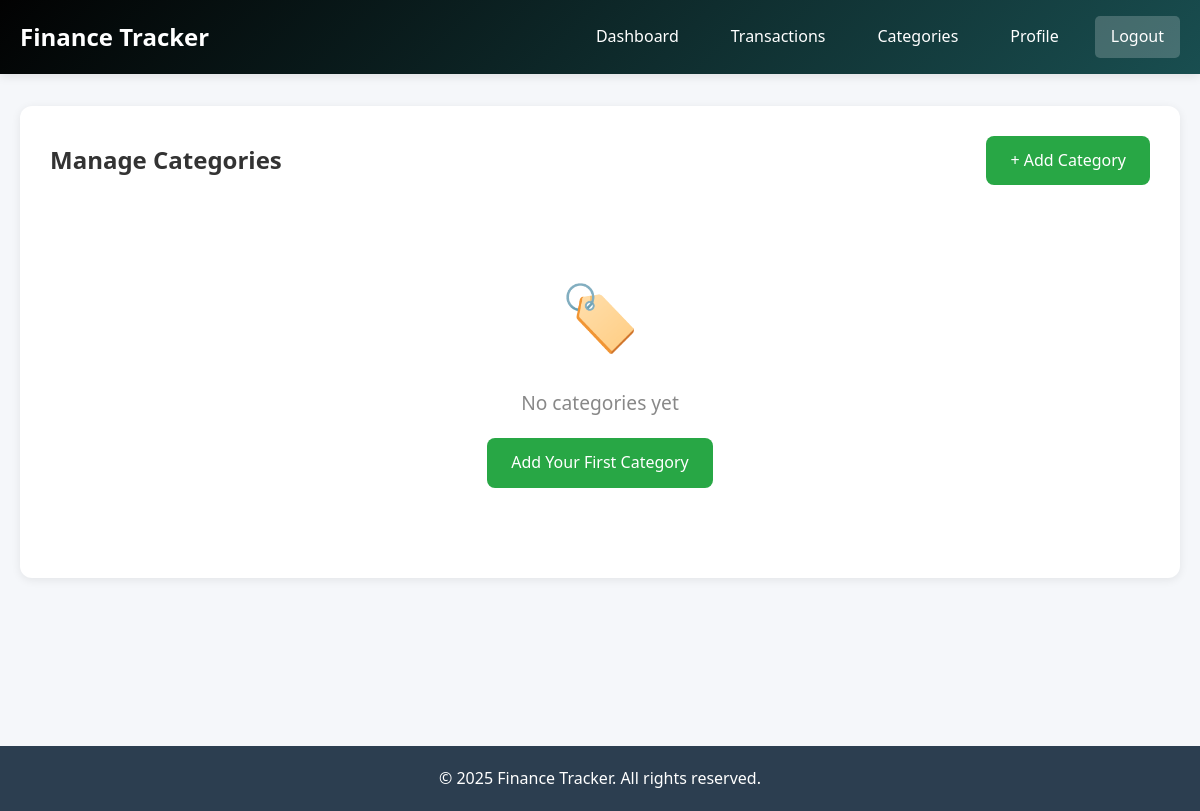
Before: /categories/ (signed in) with the older database file.
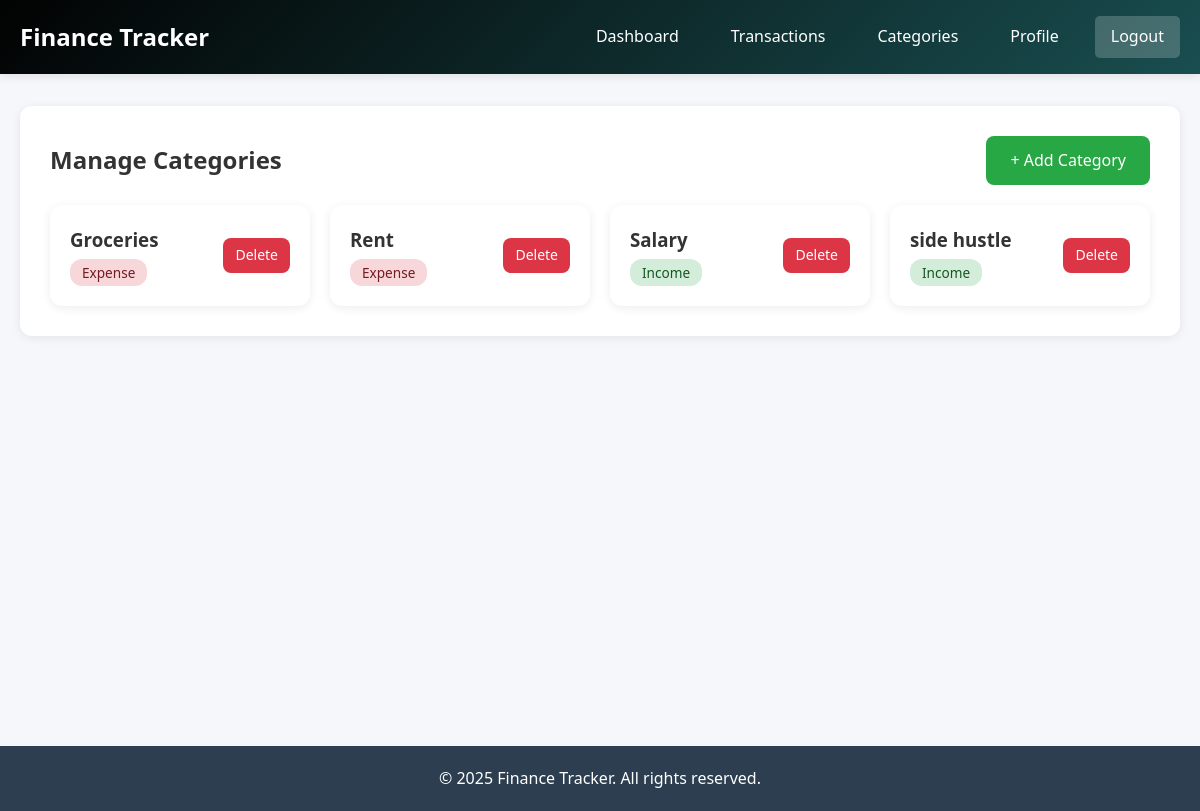
After: the same page with the newer database file.
### finance/models.py (models this page shows, shortened)
class Category(models.Model):
    TYPE_CHOICES = [
        ('Income', 'Income'),
        ('Expense', 'Expense'),
    ]
    user = models.ForeignKey(User, on_delete=models.CASCADE, related_name='categories')
    name = models.CharField(max_length=100)
    type = models.CharField(max_length=10, choices=TYPE_CHOICES)
    created_at = models.DateTimeField(auto_now_add=True)
    class Meta:
        verbose_name_plural = 'Categories'
        ordering = ['name']
        unique_together = ['user', 'name']

### finance/views.py (the view)
# urls.py: path('categories/', views.category_list, name='category_list'),
@login_required
def category_list(request):
    categories = Category.objects.filter(user=request.user)
    return render(request, 'finance/category_list.html', {'categories': categories})

### finance/templates/finance/category_list.html
{% extends 'finance/layout.html' %}
{% load static %}
{% block body %}
    <nav class="navbar">
        <div class="nav-container">
            <a href="{% url 'dashboard' %}" class="nav-brand">Finance Tracker</a>
            <div class="nav-links">
                <a href="{% url 'dashboard' %}">Dashboard</a>
                <a href="{% url 'transaction_list' %}">Transactions</a>
                <a href="{% url 'category_list' %}">Categories</a>
                <a href="{% url 'profile' %}">Profile</a>
                <a href="{% url 'logout' %}" class="btn-logout">Logout</a>
            </div>
        </div>
    </nav>
    <main class="main-content">
        <div class="card">
            <div class="card-header">
                <h1 class="card-title">Manage Categories</h1>
                <a href="{% url 'add_category' %}" class="btn btn-success">+ Add Category</a>
            </div>
            {% if categories %}
            <div class="categories-grid">
                {% for category in categories %}
                <div class="category-card">
                    <div class="category-info">
                        <h3>{{ category.name }}</h3>
                        <span class="badge badge-{{ category.type|lower }}">{{ category.type }}</span>
                    </div>
                    <a href="{% url 'delete_category' category.id %}" class="btn btn-danger btn-small"
                       onclick="return confirm('Are you sure? This will affect all transactions in this category.')">
                        Delete
                    </a>
                </div>
                {% endfor %}
            </div>
            {% else %}
            <div class="empty-state">
                <div class="empty-state-icon">🏷️</div>
                <div class="empty-state-text">No categories yet</div>
                <a href="{% url 'add_category' %}" class="btn btn-success">Add Your First Category</a>
            </div>
            {% endif %}
        </div>
    </main>
    <footer class="footer">
        <p>&copy; 2025 Finance Tracker. All rights reserved.</p>
    </footer>
{% endblock %}

### finance/templates/finance/layout.html (shortened to what this page needs)
{% load static %}
<!DOCTYPE html>
<html lang="en">
<head>
    <link rel="stylesheet" href="{% static 'finance/finance.css' %}?v=5">
</head>
<body>
    {% block body %}
    {% endblock %}
</body>
</html>

### finance/static/finance/finance.css (style rules this page uses)
:root { --primary-color: #020202; --primary-hover: #d35555; --secondary-color: #194e50; --success-color: #28a745; --success-hover: #218838; --danger-color: #dc3545; --danger-hover: #c82333; --warning-color: #ffc107; --info-color: #17a2b8; --income-color: #09ff00; --expense-color: #ff0000; --balance-color: #000000; --white: #ffffff; --black: #333333; --gray-light: #f5f7fa; --gray-medium: #6c757d; --gray-dark: #2c3e50; --border-color: #e0e0e0; --text-primary: #333333; --text-secondary: #555555; --text-muted: #888888; --bg-body: #f5f7fa; --bg-card: #ffffff; --bg-input: #f8f9fa; --bg-table-header: #f8f9fa; }
* { margin: 0; padding: 0; box-sizing: border-box; }
body { font-family: 'Segoe UI', Tahoma, Geneva, Verdana, sans-serif; background: var(--bg-body); color: var(--text-primary); line-height: 1.6; }
.navbar { background: linear-gradient(135deg, var(--primary-color) 0%, var(--secondary-color) 100%); color: var(--white); padding: 1rem 0; box-shadow: 0 2px 10px rgba(0, 0, 0, 0.1); }
.nav-container { max-width: 1200px; margin: 0 auto; padding: 0 20px; display: flex; justify-content: space-between; align-items: center; }
.nav-brand { font-size: 1.5rem; font-weight: bold; color: var(--white); text-decoration: none; }
.nav-links { display: flex; gap: 20px; align-items: center; }
.nav-links a { color: var(--white); text-decoration: none; padding: 8px 16px; border-radius: 5px; transition: background 0.3s; }
.btn-logout { background: rgba(255, 255, 255, 0.2); }
.main-content { max-width: 1200px; margin: 2rem auto; padding: 0 20px; min-height: calc(100vh - 200px); }
.footer { background: var(--gray-dark); color: var(--white); text-align: center; padding: 20px; margin-top: 40px; }
.footer p { margin: 0; }
.card { background: var(--bg-card); border-radius: 12px; padding: 30px; box-shadow: 0 2px 10px rgba(0, 0, 0, 0.08); margin-bottom: 20px; }
.card-header { display: flex; justify-content: space-between; align-items: center; margin-bottom: 20px; }
.card-title { font-size: 1.5rem; color: var(--text-primary); }
.badge { padding: 4px 12px; border-radius: 12px; font-size: 0.85rem; font-weight: 500; }
.badge-income { background: #d4edda; color: #155724; }
.badge-expense { background: #f8d7da; color: #721c24; }
.btn { padding: 12px 24px; border: none; border-radius: 8px; font-size: 1rem; cursor: pointer; text-decoration: none; display: inline-block; transition: all 0.3s; }
.btn-danger { background: var(--danger-color); color: var(--white); }
.btn-success { background: var(--success-color); color: var(--white); }
.btn-small { padding: 6px 12px; font-size: 0.875rem; }
.categories-grid { display: grid; grid-template-columns: repeat(auto-fit, minmax(250px, 1fr)); gap: 20px; }
.category-card { background: var(--bg-card); border-radius: 12px; padding: 20px; box-shadow: 0 2px 10px rgba(0, 0, 0, 0.08); display: flex; justify-content: space-between; align-items: center; }
.category-info h3 { margin-bottom: 5px; color: var(--text-primary); }

Changed rows visible on the page:
added Category: name "Groceries", type "Expense"
added Category: name "Rent", type "Expense"
added Category: name "Salary", type "Income"
added Category: name "side hustle", type "Income"
Other visible differences:
text no longer shown: "🏷️ No categories yet Add Your First Category"
